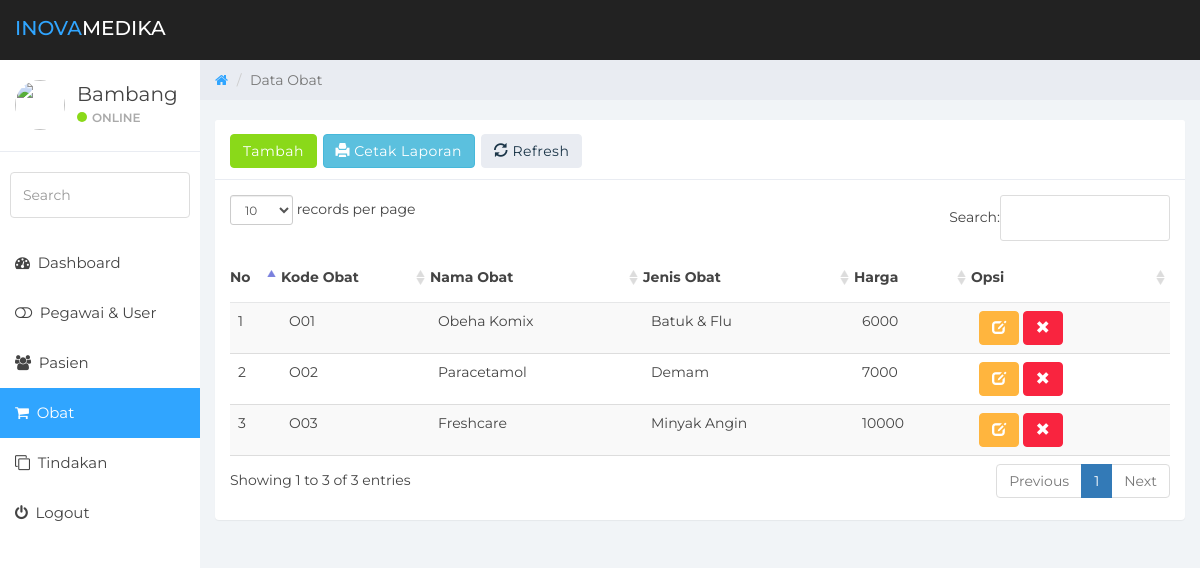
Page /users/admin/obat/index.php (signed in) on the committed database.
### tables this page shows
CREATE TABLE IF NOT EXISTS `user` (
  `id` int(11) NOT NULL,
  `nip` int(20) NOT NULL,
  `password` varchar(30) NOT NULL,
  `level` enum('Admin','Operator') NOT NULL
);

CREATE TABLE IF NOT EXISTS `pegawai` (
  `id_krywn` int(11) NOT NULL,
  `nip` int(20) NOT NULL,
  `nama_krywn` varchar(50) NOT NULL,
  `gender_krywn` enum('Pria','Wanita') NOT NULL,
  `alamat_krywn` text NOT NULL
);

CREATE TABLE IF NOT EXISTS `obat` (
  `id_obt` char(11) NOT NULL,
  `nama_obt` varchar(30) NOT NULL,
  `jenis_obt` varchar(20) NOT NULL,
  `harga` int(11) NOT NULL
);

### users/admin/obat/index.php (the view, shortened to what this page needs)
<?php
$id = $_SESSION['admin'];
include'../../../config.php';
?>
<!DOCTYPE html>
<html>
<head>
<link href="../../../css/bootstrap.min.css" rel="stylesheet">
<link href="../../../css/datepicker3.css" rel="stylesheet">
<link href="../../../css/bootstrap-table.css" rel="stylesheet">
<link href="../../../aset/datatables/dataTables.bootstrap.css" rel="stylesheet">
<link href="../../../css/font-awesome.min.css" rel="stylesheet">
<link href="../../../css/styles.css" rel="stylesheet">
</head>
<body>
	<nav class="navbar navbar-custom navbar-fixed-top" role="navigation">
		<div class="container-fluid">
			<div class="navbar-header">
				<a class="navbar-brand" href="#"><span>Inova</span>Medika</a>
			</div>
		</div>
	</nav>
	<div id="sidebar-collapse" class="col-sm-3 col-lg-2 sidebar">
		<div class="profile-sidebar">
			<div class="profile-userpic">
				<img src="" class="img-responsive" alt="">
			</div>
<?php
$sql = $conn -> query("SELECT nama_krywn, nip FROM user JOIN pegawai USING(nip) WHERE nip = '$id'");
$nip = $sql -> fetch_array();
?>
			<div class="profile-usertitle">
				<div class="profile-usertitle-name"><?php echo $nip[0]; ?> </div>
				<div class="profile-usertitle-status"><span class="indicator label-success"></span>Online</div>
			</div>
		</div>
		<form role="search">
			<div class="form-group">
				<input type="text" class="form-control" placeholder="Search">
			</div>
		</form>
		<ul class="nav menu">
			<li><a href="../index.php"><em class="fa fa-dashboard">&nbsp;</em> Dashboard</a></li>
			<li><a href="../pegawai/"><em class="fa fa-toggle-off">&nbsp;</em> Pegawai & User</a></li>
			<li><a href="../pasien"><em class="fa fa-users">&nbsp;</em> Pasien</a></li>
			<li class="active"><a href="index.php"><em class="fa fa-shopping-cart">&nbsp;</em> Obat</a></li>
			<li><a href="../tindakan/"><em class="fa fa-clone">&nbsp;</em> Tindakan</a></li>
			<li><a href="../../logout.php" onclick="return confirm('Yakin?')"><em class="fa fa-power-off">&nbsp;</em> Logout</a></li>
		</ul>
	</div>
	<div class="col-sm-9 col-sm-offset-3 col-lg-10 col-lg-offset-2 main">
		<div class="row">
			<ol class="breadcrumb">
				<li><a href="#">
					<em class="fa fa-home"></em>
				</a></li>
				<li class="active">Data Obat</li>
			</ol>
		</div>
		<div class="row">
			<div class="col-md-6">
			</div>
		</div>
		<div class="row">
			<div class="col-lg-12">
				<div class="panel panel-default">
					<div class="panel-heading">
                         <a id="pesan_sedia" class="btn btn-success" href="#" data-toggle="modal" data-target="#modalpesan2">Tambah</a>
                         <a class="btn btn-info" href="#">
                            <span class="glyphicon glyphicon-print"></span> Cetak Laporan
                         </a>
                         <a class="btn btn-default" href="index.php"><span class="glyphicon glyphicon-refresh"></span> Refresh</a>
                    </div>
					<div class="panel-body">
                         <table id="lookup" class="table table-striped" data-toggle="table" data-select-item-name="toolbar1">
                            <thead>
                            <tr>
                                <th>No</th>
						        <th>Kode Obat</th>
						        <th>Nama Obat</th>
						        <th>Jenis Obat</th>
								<th>Harga</th>
                                <th>Opsi</th>
                            </tr>
                             </thead>
                             <tbody>
                               <?php
                                $no = 1;
                                $sql = $conn -> query("SELECT * FROM obat ORDER BY id_obt");
                                while($data = $sql -> fetch_array()){ ?>
                            <tr>
                                <td> <?php echo $no++; ?> </td>
                                <td> <?php echo $data[0]; ?> </td>
                                <td> <?php echo $data[1]; ?> </td>
                                <td> <?php echo $data[2]; ?> </td>
								<td> <?php echo $data[3]; ?> </td>
                                <td>
                                     <a class="btn btn-warning" href="index.php?id=<?php echo $data[0]; ?>"><span class="glyphicon glyphicon-edit"></span></a>
                                     <a class="btn btn-danger" href="obat_h.php?id=<?php echo $data[0]; ?>"><span class="glyphicon glyphicon-remove" onclick="return confirm('Hapus?')"></span></a>
                                </td>
                            </tr>
                            <?php } ?>
                                 </tbody>
                        </table>
						</div>
				</div>
			</div>
		</div>
	</div>
</body>
</html>

### rows in the picture
user: pegawai.nama_krywn "Bambang"
obat: id_obt "O01", nama_obt "Obeha Komix", jenis_obt "Batuk & Flu", harga "6000"
obat: id_obt "O02", nama_obt "Paracetamol", jenis_obt "Demam", harga "7000"
obat: id_obt "O03", nama_obt "Freshcare", jenis_obt "Minyak Angin", harga "10000"
